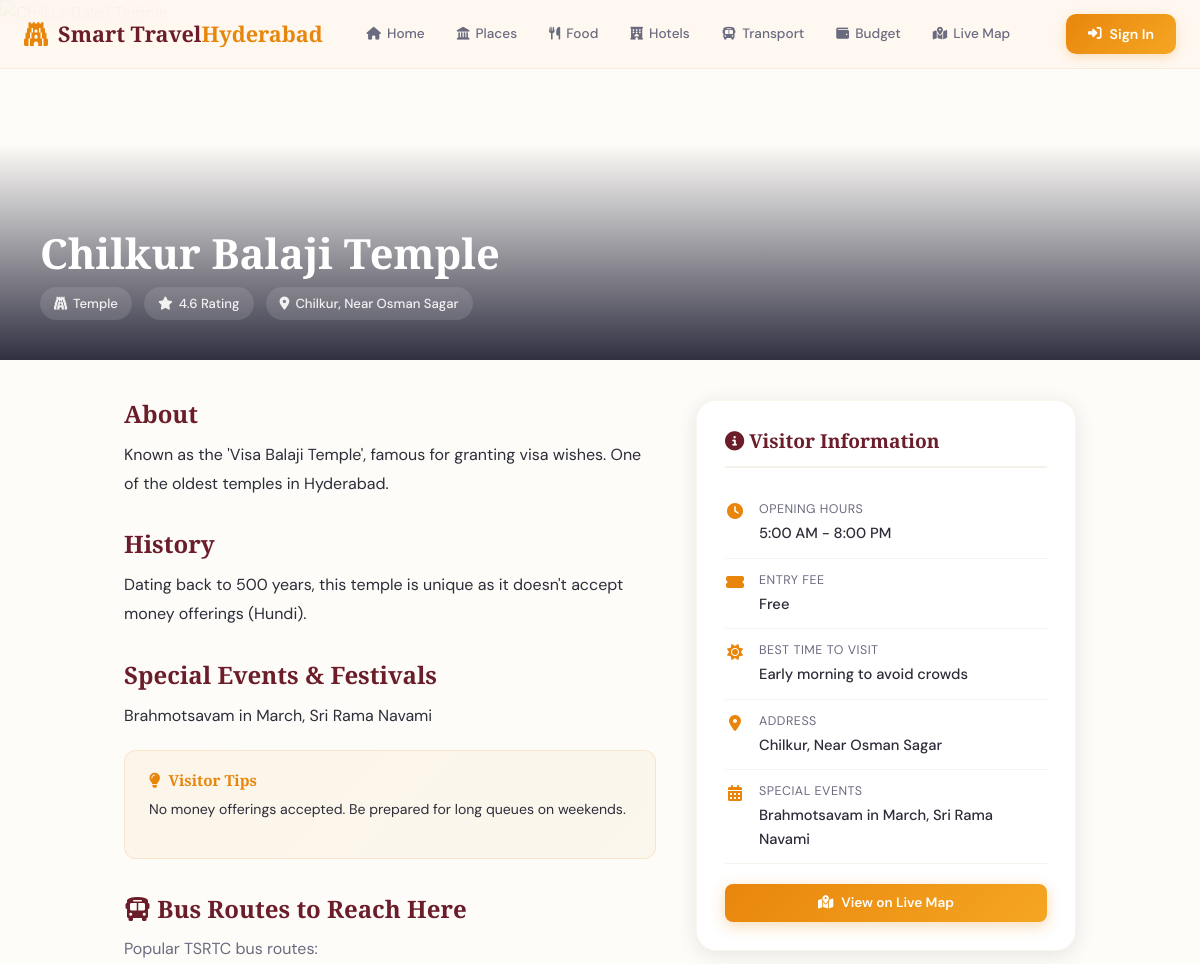
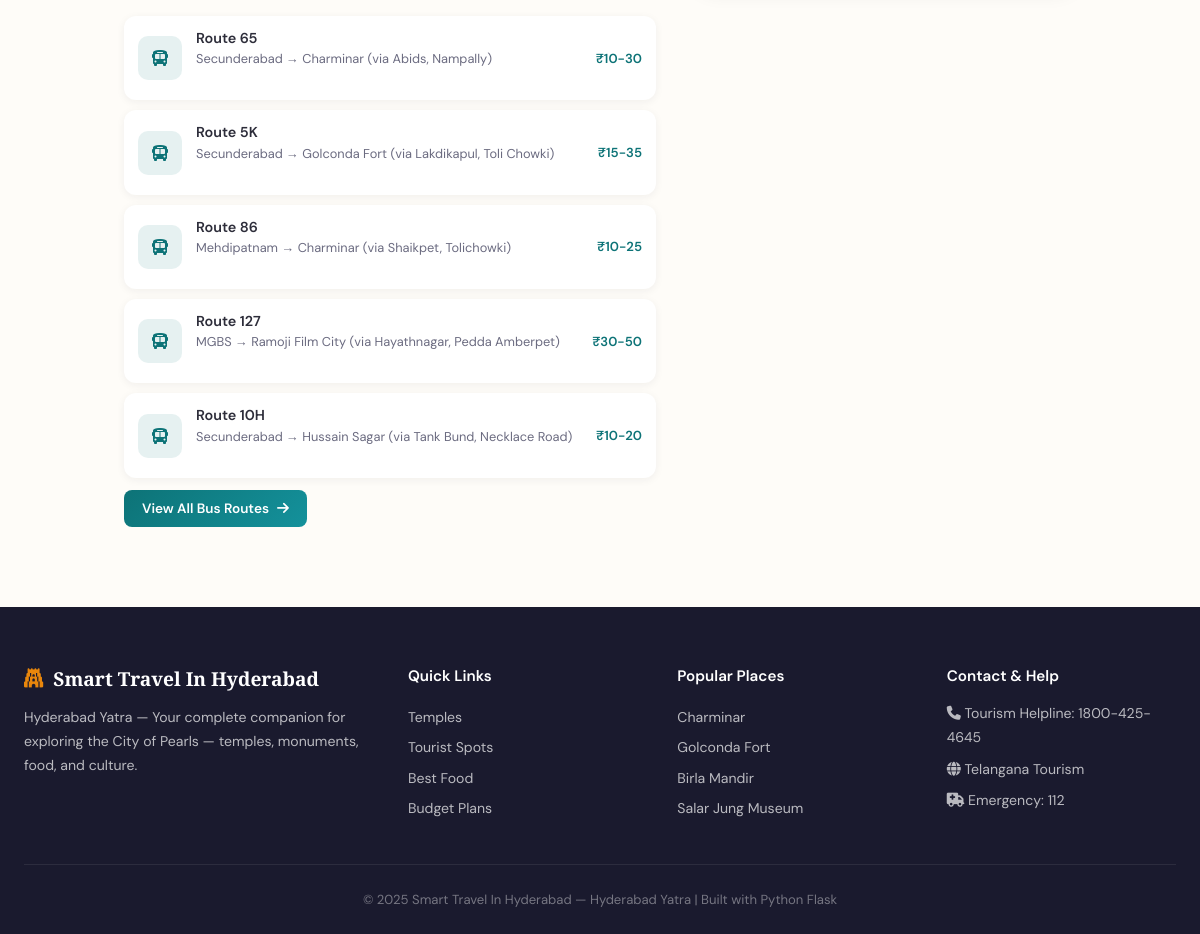
The app's page /place/2 with its own data (2 pictures, top to bottom).
### tables this page shows
CREATE TABLE places (
            id INTEGER PRIMARY KEY AUTOINCREMENT,
            name TEXT NOT NULL, category TEXT NOT NULL,
            description TEXT, history TEXT, address TEXT,
            latitude REAL, longitude REAL,
            opening_time TEXT, closing_time TEXT, entry_fee TEXT,
            best_time TEXT, tips TEXT, rating REAL DEFAULT 4.0,
            image_url TEXT, special_events TEXT
        );

CREATE TABLE bus_routes (
            id INTEGER PRIMARY KEY AUTOINCREMENT,
            route_number TEXT, from_stop TEXT, to_stop TEXT,
            via TEXT, frequency TEXT, fare TEXT,
            first_bus TEXT, last_bus TEXT
        );

### app.py (the view)
@app.route('/place/<int:place_id>')
def place_detail(place_id):
    place = query_db("SELECT * FROM places WHERE id=?", (place_id,), one=True)
    if not place:
        return "Place not found", 404
    nearby_food = []
    for f in query_db("SELECT * FROM food_places"):
        dist = haversine(place['latitude'], place['longitude'], f['latitude'], f['longitude'])
        if dist < 5:
            nf = dict(f)
            nf['distance'] = round(dist, 1)
            nearby_food.append(nf)
    nearby_food.sort(key=lambda x: x['distance'])
    bus_routes = query_db("SELECT * FROM bus_routes")
    return render_template('place_detail.html', place=place, nearby_food=nearby_food[:5], bus_routes=bus_routes)

### app.py (called while the page is built)
def get_db():
    conn = sqlite3.connect(DATABASE)
    conn.row_factory = sqlite3.Row
    return conn

def query_db(query, args=(), one=False):
    conn = get_db()
    cur = conn.execute(query, args)
    rv = cur.fetchall()
    conn.close()
    return (rv[0] if rv else None) if one else rv

def haversine(lat1, lon1, lat2, lon2):
    lat1, lon1, lat2, lon2 = map(radians, [lat1, lon1, lat2, lon2])
    dlat = lat2 - lat1
    dlon = lon2 - lon1
    a = sin(dlat/2)**2 + cos(lat1) * cos(lat2) * sin(dlon/2)**2
    return 2 * 6371 * asin(sqrt(a))

### templates/place_detail.html (shortened to what this page needs)
{% extends 'base.html' %}
{% block content %}
<div class="detail-hero">
    <img src="{{ place.image_url }}" alt="{{ place.name }}" onerror="this.src='https://images.unsplash.com/photo-1590766940554-634855926788?w=600'">
    <div class="detail-hero-overlay"><div class="detail-hero-info"><h1>{{ place.name }}</h1><div class="detail-badges"><span><i class="fas fa-{{ 'gopuram' if place.category == 'temple' else 'landmark' }}"></i> {{ place.category | capitalize }}</span><span><i class="fas fa-star"></i> {{ place.rating }} Rating</span><span><i class="fas fa-map-marker-alt"></i> {{ place.address }}</span></div></div></div>
</div>
<div class="detail-content">
    <div class="detail-main">
        <h2>About</h2><p>{{ place.description }}</p>
        <h2>History</h2><p>{{ place.history }}</p>
        {% if place.special_events %}<h2>Special Events & Festivals</h2><p>{{ place.special_events }}</p>{% endif %}
        <div class="tips-box"><h4><i class="fas fa-lightbulb"></i> Visitor Tips</h4><p>{{ place.tips }}</p></div>
        <div class="nearby-section"><h2><i class="fas fa-bus"></i> Bus Routes to Reach Here</h2><p style="color:var(--text-light);margin-bottom:16px;">Popular TSRTC bus routes:</p>
        {% for route in bus_routes[:5] %}<div class="nearby-item"><div class="nearby-icon" style="background:rgba(13,115,119,0.1);color:var(--teal);"><i class="fas fa-bus"></i></div><div class="nearby-info"><h4>Route {{ route.route_number }}</h4><p>{{ route.from_stop }} → {{ route.to_stop }} (via {{ route.via }})</p></div><span class="nearby-dist">{{ route.fare }}</span></div>{% endfor %}
        <div style="margin-top:12px;"><a href="/transport" class="btn btn-sm btn-teal">View All Bus Routes <i class="fas fa-arrow-right"></i></a></div></div>
    </div>
    <div><div class="info-card"><h3><i class="fas fa-info-circle"></i> Visitor Information</h3>
        <div class="info-row"><i class="fas fa-clock"></i><div><div class="info-label">Opening Hours</div><div class="info-value">{{ place.opening_time }} - {{ place.closing_time }}</div></div></div>
        <div class="info-row"><i class="fas fa-ticket-alt"></i><div><div class="info-label">Entry Fee</div><div class="info-value">{{ place.entry_fee }}</div></div></div>
        <div class="info-row"><i class="fas fa-sun"></i><div><div class="info-label">Best Time to Visit</div><div class="info-value">{{ place.best_time }}</div></div></div>
        <div class="info-row"><i class="fas fa-map-marker-alt"></i><div><div class="info-label">Address</div><div class="info-value">{{ place.address }}</div></div></div>
        <div class="info-row"><i class="fas fa-calendar-alt"></i><div><div class="info-label">Special Events</div><div class="info-value">{{ place.special_events or 'No upcoming events' }}</div></div></div>
        <div style="margin-top:20px;"><a href="/map" class="btn btn-primary btn-sm" style="width:100%;justify-content:center;"><i class="fas fa-map-marked-alt"></i> View on Live Map</a></div>
    </div></div>
</div>
{% endblock %}

### static/css/style.css (style rules this page uses)
:root { --saffron: #E8860C; --saffron-light: #F5A623; --deep-maroon: #6B1D2A; --royal-blue: #1A365D; --teal: #0D7377; --teal-light: #14919B; --cream: #FFF8F0; --warm-white: #FEFCF8; --pearl: #F5F0E8; --gold: #C9A84C; --dark: #1A1A2E; --text: #2D2D3A; --text-light: #6B6B80; --shadow-sm: 0 2px 8px rgba(26,26,46,0.06); --shadow-md: 0 4px 20px rgba(26,26,46,0.1); --shadow-lg: 0 12px 40px rgba(26,26,46,0.15); --radius: 12px; --radius-lg: 20px; }
* { margin: 0; padding: 0; box-sizing: border-box; }
body { font-family: 'DM Sans', sans-serif; color: var(--text); background: var(--warm-white); line-height: 1.6; overflow-x: hidden; }
h1, h2, h3, h4 { font-family: 'Playfair Display', serif; line-height: 1.2; }
a { text-decoration: none; color: inherit; }
img { max-width: 100%; display: block; }
.btn { display: inline-flex; align-items: center; gap: 8px; padding: 14px 28px; border-radius: 10px; font-family: 'DM Sans', sans-serif; font-size: 0.95rem; font-weight: 600; cursor: pointer; border: none; transition: all 0.3s; }
.btn-primary { background: linear-gradient(135deg, var(--saffron), var(--saffron-light)); color: white; box-shadow: 0 4px 15px rgba(232,134,12,0.3); }
.btn-sm { padding: 8px 18px; font-size: 0.85rem; border-radius: 8px; }
.btn-teal { background: linear-gradient(135deg, var(--teal), var(--teal-light)); color: white; }
.detail-hero { position: relative; height: 45vh; min-height: 350px; overflow: hidden; }
.detail-hero img { width: 100%; height: 100%; object-fit: cover; }
.detail-hero-overlay { position: absolute; inset: 0; background: linear-gradient(to top, rgba(26,26,46,0.9) 0%, transparent 60%); display: flex; align-items: flex-end; padding: 40px; }
.detail-hero-info h1 { color: white; font-size: 2.6rem; margin-bottom: 8px; }
.detail-hero-info .detail-badges { display: flex; gap: 12px; flex-wrap: wrap; }
.detail-hero-info .detail-badges span { display: inline-flex; align-items: center; gap: 6px; padding: 6px 14px; border-radius: 20px; font-size: 0.82rem; font-weight: 500; color: rgba(255,255,255,0.9); background: rgba(255,255,255,0.12); backdrop-filter: blur(4px); }
.detail-content { max-width: 1000px; margin: 0 auto; padding: 40px 24px 80px; display: grid; grid-template-columns: 1.4fr 1fr; gap: 40px; }
.detail-main h2 { font-size: 1.5rem; color: var(--deep-maroon); margin: 32px 0 12px; }
.detail-main h2:first-child { margin-top: 0; }
.detail-main p { color: var(--text); line-height: 1.8; margin-bottom: 16px; }
.info-card { background: white; border-radius: var(--radius-lg); padding: 28px; box-shadow: var(--shadow-md); border: 1px solid rgba(201,168,76,0.1); position: sticky; top: 90px; }
.info-card h3 { font-size: 1.2rem; color: var(--deep-maroon); margin-bottom: 20px; padding-bottom: 14px; border-bottom: 2px solid var(--pearl); }
.info-row { display: flex; align-items: flex-start; gap: 14px; padding: 12px 0; border-bottom: 1px solid rgba(245,240,232,0.8); }
.info-row i { color: var(--saffron); font-size: 1rem; margin-top: 3px; min-width: 20px; text-align: center; }
.info-row .info-label { font-size: 0.78rem; text-transform: uppercase; letter-spacing: 0.5px; color: var(--text-light); margin-bottom: 2px; }
.info-row .info-value { font-size: 0.92rem; font-weight: 500; color: var(--text); }
.nearby-section { margin-top: 36px; }
.nearby-item { display: flex; align-items: center; gap: 14px; padding: 14px; background: white; border-radius: var(--radius); margin-bottom: 10px; box-shadow: var(--shadow-sm); transition: all 0.2s; }
.nearby-icon { width: 44px; height: 44px; border-radius: 10px; display: flex; align-items: center; justify-content: center; background: rgba(232,134,12,0.1); color: var(--saffron); flex-shrink: 0; }
.nearby-info h4 { font-family: 'DM Sans', sans-serif; font-size: 0.9rem; font-weight: 600; }
.nearby-info p { font-size: 0.8rem; color: var(--text-light); }
.nearby-dist { margin-left: auto; font-size: 0.82rem; font-weight: 600; color: var(--teal); white-space: nowrap; }
.tips-box { background: linear-gradient(135deg, rgba(232,134,12,0.06), rgba(201,168,76,0.06)); border: 1px solid rgba(232,134,12,0.15); border-radius: var(--radius); padding: 20px 24px; margin-top: 20px; }
.tips-box h4 { color: var(--saffron); font-size: 0.95rem; margin-bottom: 8px; display: flex; align-items: center; gap: 8px; }
.tips-box p { font-size: 0.88rem; color: var(--text); line-height: 1.7; }

### records on screen
places: name "Chilkur Balaji Temple", category "Temple", rating "4.6", address "Chilkur, Near Osman Sagar", description "Known as the 'Visa Balaji Temple', famous for granting visa wishes. One of the oldest temples in Hyderabad.", history "Dating back to 500 years, this temple is unique as it doesn't accept money offerings (Hundi).", special_events "Brahmotsavam in March, Sri Rama Navami", tips "No money offerings accepted. Be prepared for long queues on weekends.", opening_time "5:00 AM", closing_time "8:00 PM", entry_fee "Free", best_time "Early morning to avoid crowds"
bus_routes: route_number "65", from_stop "Secunderabad", to_stop "Charminar", via "Abids, Nampally", fare "₹10-30"
bus_routes: route_number "5K", from_stop "Secunderabad", to_stop "Golconda Fort", via "Lakdikapul, Toli Chowki", fare "₹15-35"
bus_routes: route_number "86", from_stop "Mehdipatnam", to_stop "Charminar", via "Shaikpet, Tolichowki", fare "₹10-25"
bus_routes: route_number "127", from_stop "MGBS", to_stop "Ramoji Film City", via "Hayathnagar, Pedda Amberpet", fare "₹30-50"
bus_routes: route_number "10H", from_stop "Secunderabad", to_stop "Hussain Sagar", via "Tank Bund, Necklace Road", fare "₹10-20"
